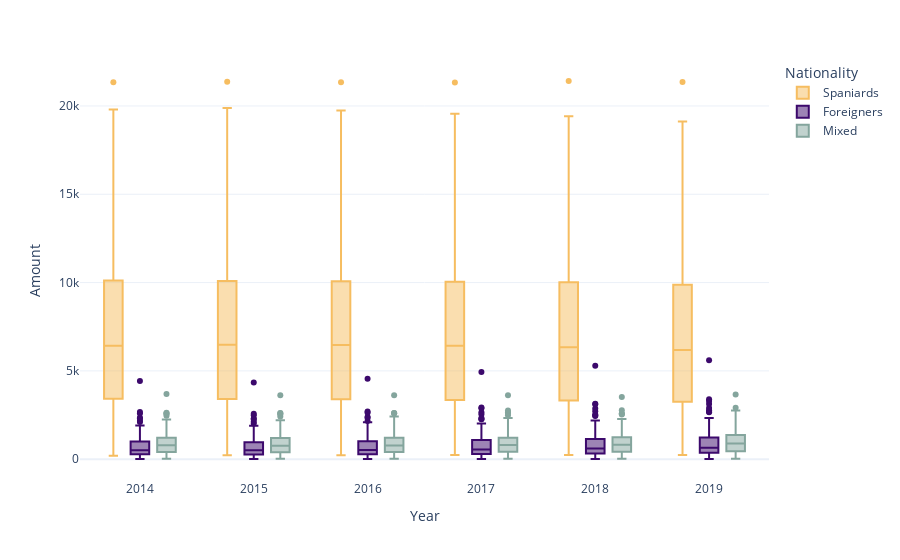

The cell this chart's notebook holds for it:
### Code cell
fig = px.box(composition,  y="Amount" , x="Year", 
            color_discrete_map=color_dict, color="Nationality",  template="plotly_white",
                 hover_data=['Name_NBHD','Name_Dist'], labels={'Name_NBHD':'Neighborhood Name'})
fig.show()

### Figure 1 — Plotly figure (JSON) as saved in the notebook; plotly's stock layout.template omitted (floating-point values rounded to 4 significant figures; data arrays with more than 128 entries replaced by an {"elided": "..."} marker saying what was removed)
{"data": [{"alignmentgroup": "True", "customdata": {"elided": "438x2 str values"}, "hovertemplate": "Nationality=Spaniards<br>Year=%{x}<br>Amount=%{y}<br>Neighborhood Name=%{customdata[0]}<br>Name_Dist=%{customdata[1]}<extra></extra>", "legendgroup": "Spaniards", "marker": {"color": "#f6bd60"}, "name": "Spaniards", "notched": false, "offsetgroup": "Spaniards", "orientation": "v", "showlegend": true, "type": "box", "x": {"elided": "438 int values"}, "x0": " ", "xaxis": "x", "y": {"elided": "438 int values"}, "y0": " ", "yaxis": "y"}, {"alignmentgroup": "True", "customdata": {"elided": "438x2 str values"}, "hovertemplate": "Nationality=Foreigners<br>Year=%{x}<br>Amount=%{y}<br>Neighborhood Name=%{customdata[0]}<br>Name_Dist=%{customdata[1]}<extra></extra>", "legendgroup": "Foreigners", "marker": {"color": "#3c096c"}, "name": "Foreigners", "notched": false, "offsetgroup": "Foreigners", "orientation": "v", "showlegend": true, "type": "box", "x": {"elided": "438 int values"}, "x0": " ", "xaxis": "x", "y": {"elided": "438 int values"}, "y0": " ", "yaxis": "y"}, {"alignmentgroup": "True", "customdata": {"elided": "438x2 str values"}, "hovertemplate": "Nationality=Mixed<br>Year=%{x}<br>Amount=%{y}<br>Neighborhood Name=%{customdata[0]}<br>Name_Dist=%{customdata[1]}<extra></extra>", "legendgroup": "Mixed", "marker": {"color": "#84a59d"}, "name": "Mixed", "notched": false, "offsetgroup": "Mixed", "orientation": "v", "showlegend": true, "type": "box", "x": {"elided": "438 int values"}, "x0": " ", "xaxis": "x", "y": {"elided": "438 int values"}, "y0": " ", "yaxis": "y"}], "layout": {"boxmode": "group", "legend": {"title": {"text": "Nationality"}, "tracegroupgap": 0}, "margin": {"t": 60}, "xaxis": {"anchor": "y", "domain": [0, 1], "title": {"text": "Year"}}, "yaxis": {"anchor": "x", "domain": [0, 1], "title": {"text": "Amount"}}}}
